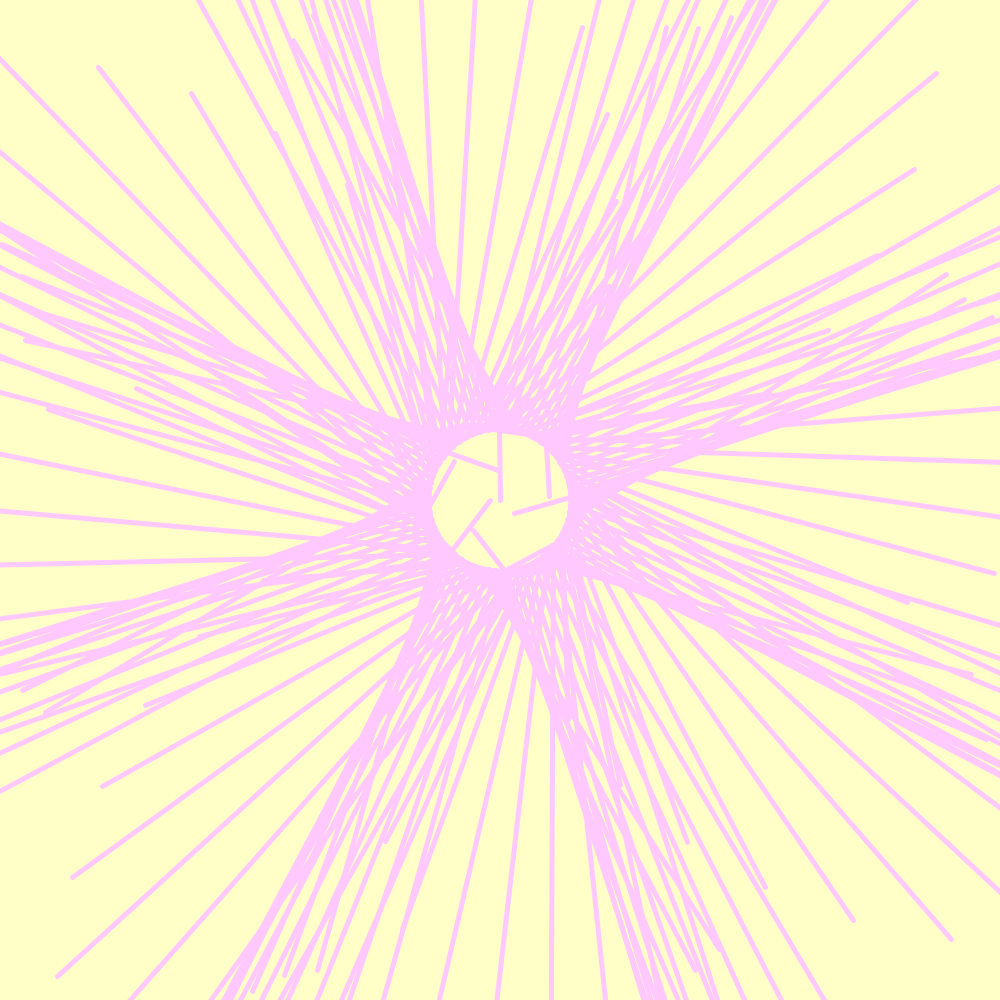
Frame 1 (no input)
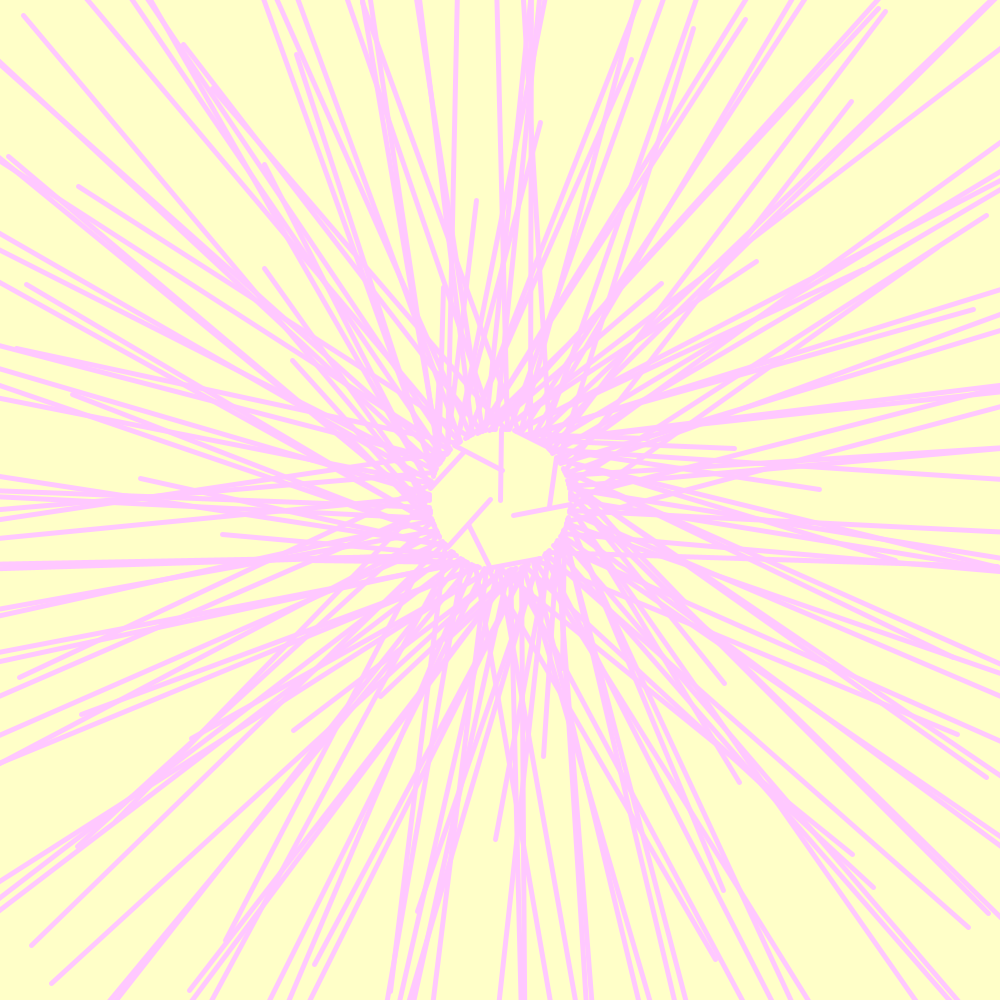
Frame 60 (the mouse pressed at the canvas centre just before this capture)
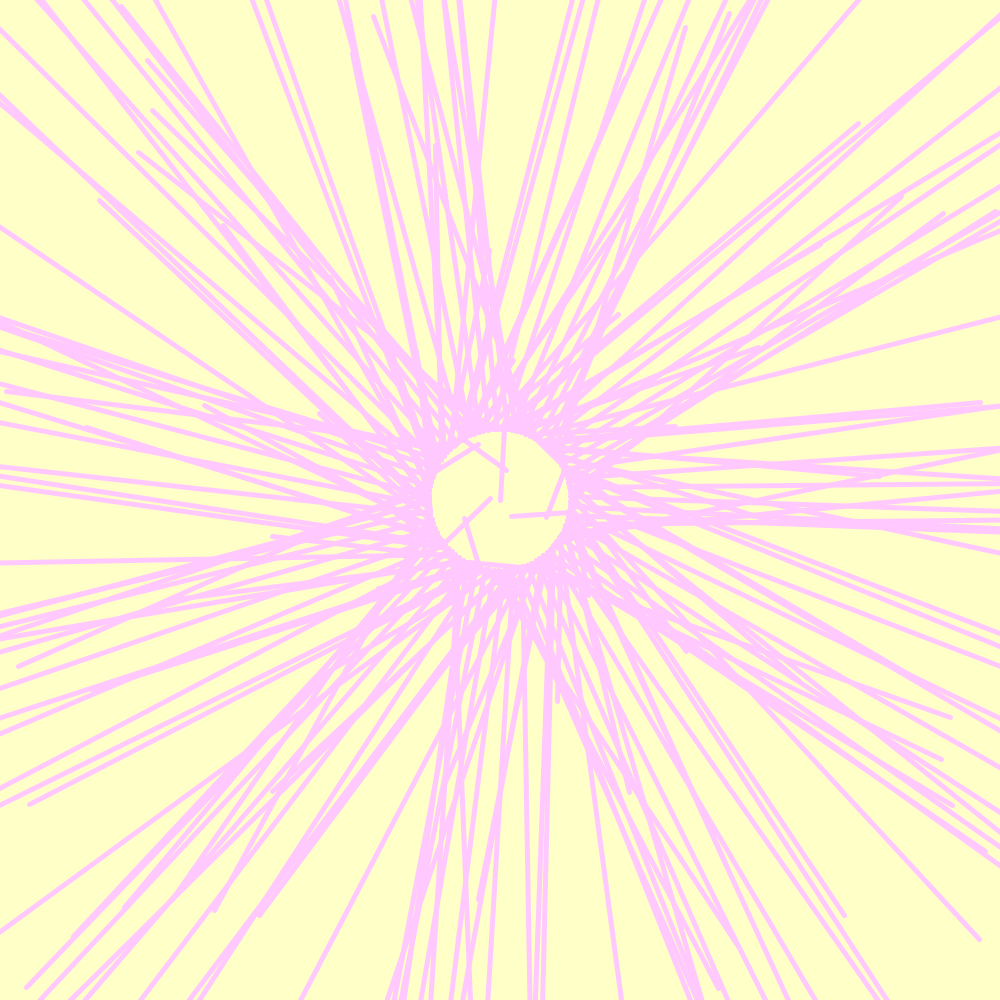
Frame 120 (the mouse held since frame 60 and released just before this capture)

The Processing sketch that drew these frames (run headless with seeded random() and noise(); from frame 60 on, the mouse is pressed at the canvas centre):

// Processing sketch: daisy_heart
// ── daisy_heart.pde
 float x = 0.623;
void setup() {
  size(1000, 1000);
    //background(255, 255, 200);

}

void draw() {
 
  background(255, 255, 200);
  stroke(255, 200, 255);
  strokeWeight(5);
  translate(width/2, height/2);
  for( float a = 0.00; a < width; a = a + 500) {
    for (float b = 0.00; b < height; b = b + 10) {
      //pushMatrix();
      
      rotate(TAU * x);
      line(50,50,a,b);
      if(x<1000){
      x = x + 0.0000005; 
      }
      if(x>1000) {
       x = x - 0.0000005; 
      }
 //    if (keyPressed) {
 //  if (key == 'b'){
 //    rotate(TAU / x);
 //  a = a - 490;
 //  b = b + 490;
 //  }
 //}
 //if (keyPressed){
 //  if(key == 'a'){
 //    rotate(TAU * x);
 //    a = a + 490;
 //    b = b - 490;
 //  }
 //}
      //popMatrix();
     
    }
  }
 save("DaisyHeart.png");
}
